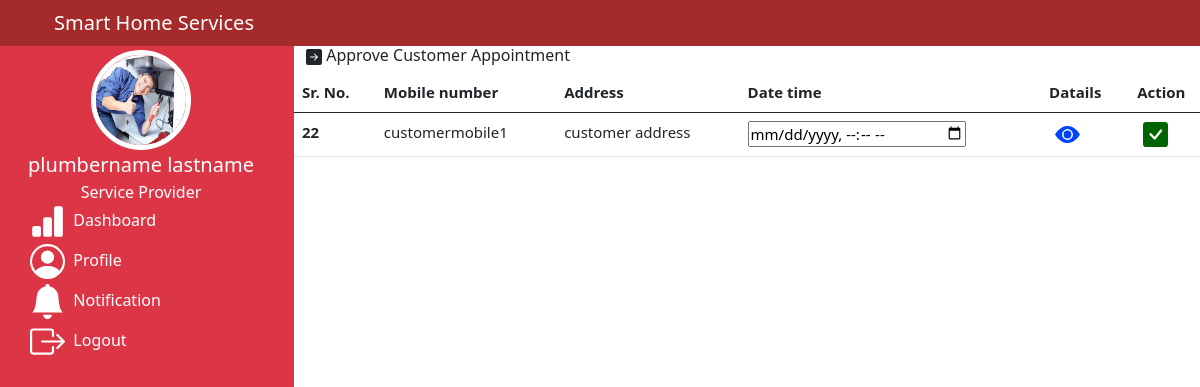
Page /snotifiction.php (signed in) on the committed database.
### tables this page shows
CREATE TABLE `service` (
  `id` int(20) NOT NULL,
  `fname` varchar(30) NOT NULL,
  `lname` varchar(30) NOT NULL,
  `photo` varchar(30) NOT NULL,
  `address` varchar(30) NOT NULL,
  `stype` varchar(30) NOT NULL,
  `sname` varchar(30) NOT NULL,
  `sphoto` varchar(30) NOT NULL,
  `stimefrom` varchar(30) NOT NULL,
  `stimeto` varchar(30) NOT NULL,
  `mobile` varchar(30) NOT NULL,
  `email` varchar(50) DEFAULT NULL,
  `pass` varchar(30) NOT NULL,
  `role` varchar(30) NOT NULL,
  `astatus` int(12) NOT NULL DEFAULT 1
);

CREATE TABLE `appoint` (
  `id` int(6) NOT NULL,
  `spid` varchar(30) NOT NULL,
  `cid` varchar(30) NOT NULL,
  `time` varchar(50) DEFAULT NULL,
  `astatus` varchar(50) DEFAULT NULL
);

CREATE TABLE `customer` (
  `id` int(6) NOT NULL,
  `fname` varchar(30) NOT NULL,
  `lname` varchar(30) NOT NULL,
  `photo` varchar(50) DEFAULT NULL,
  `address` varchar(50) DEFAULT NULL,
  `mobile` varchar(50) DEFAULT NULL,
  `email` varchar(50) DEFAULT NULL,
  `pass` varchar(50) DEFAULT NULL,
  `role` varchar(100) DEFAULT NULL
);

### snotifiction.php (the view, shortened to what this page needs)
<!doctype html>
<html lang="en">
<head>
    <link href="https://cdn.jsdelivr.net/npm/bootstrap@5.0.2/dist/css/bootstrap.min.css" rel="stylesheet"
>
</head>
<body>
    <div class="row sticky-top">
        <div class="col-12">
            <nav class="navbar navbar-expand-lg navbar-dark" style="background-color: brown;">
                <div class="container justify-content-between">
                    <div><a class="navbar-brand" href="service.php">Smart Home Services</a></div>
                </div>
            </nav>
        </div>
    </div>
    <div class="row">
    <div class="col-3 vh-100  bg-danger overflow-auto text-white">
        <div class="row justify-content-around">
        <?php
                  include_once 'includes/conn.php';
                     $aid=$_SESSION['id'];
          $query="select * from service where id='$aid'";
          $result=mysqli_query($conn,$query);
         while ($row=mysqli_fetch_array($result)){
             ?>
                <div class="col-12">
                    <center>
                        <img src=<?= $row['photo']; ?> width="100px" height="100px" alt=""
                            class="rounded-circle border border-white border-5 mt-1">
                    </center>
                </div>
            </div>
            <div class="row  justify-content-around">
                <div class="col-12">
                    <center>
                        <p class="m-0" style="font-size: 20px;"><?= $row['fname']; ?> <?= $row['lname']; ?></p>
                        <p class="m-0 ">Service Provider</p>
                    </center>
                </div>
                <?php } ?>
            </div>
            <div class="menu">
                <a href="service.php"> &nbsp;Dashboard</a>
                <a href="sprofile.php"> &nbsp;Profile</a>
                <a href="snotifiction.php"><svg xmlns="http://www.w3.org/2000/svg" width="35" height="35"
                        fill="currentColor" class="bi bi-bell-fill" viewBox="0 0 16 16">
                        <path
                            d="M8 16a2 2 0 0 0 2-2H6a2 2 0 0 0 2 2zm.995-14.901a1 1 0 1 0-1.99 0A5.002 5.002 0 0 0 3 6c0 1.098-.5 6-2 7h14c-1.5-1-2-5.902-2-7 0-2.42-1.72-4.44-4.005-4.901z" />
                    </svg> &nbsp;Notification</a>
                <a href="logout.php"> &nbsp;Logout</a>
            </div>
        </div>
        <div class="col-9 vh-100 overflow-auto">
            <h6> Approve Customer Appointment</h6>
            <div class="row">
                <table class="table table-hover" style="font-size: 15px;">
                    <thead class="thead-dark">
                        <tr>
                            <th scope="col">Sr. No.</th>
                            <th scope="col">Mobile number</th>
                            <th scope="col">Address</th>
                            <th>Date time</th>
                            <th>Datails</th>
                            <th>Action</th>
                        </tr>
                    </thead>
                    <tbody>
                    <?php
                     include_once 'includes/conn.php';
                     $spid=$_SESSION['id'];
          $query="select * from appoint where astatus='1' and spid='$spid'";
          $result=mysqli_query($conn,$query);
         while ($row=mysqli_fetch_array($result)){
             ?>
                        <tr>
                        <form action="dbopertion.php" method="post" enctype="multipart/form-data">
                            <th scope="row"><?= $row['id']; ?></th>
                            <?php
                     $cid=$row['cid'];
          $query1="select * from customer where id='$cid'";
          $result1=mysqli_query($conn,$query1);
         while ($row1=mysqli_fetch_array($result1)){
             ?><input type='hidden' value=<?= $row1['id']; ?> name='id'>
                            <td><?= $row1['mobile']; ?></td>
                            <td><?= $row1['address']; ?></td>
                            <?php } ?>
                            <td><input type="datetime-local" id="birthdaytime" name="datetime"></td>
                            <td><button style="border:none; background-color:transparent;" type="submit" name="vcd" ></button></td>
                            <td><button style="border:none; background-color:transparent;" type="submit" name="acr"></button></td>
                </form>
                        </tr>
                        <?php } ?>
                    </tbody>
                </table>
            </div>
        </div>
    </div>
</body>
</html>

### snotifiction.php (style rules this page uses)
.menu a { text-decoration: none; display: block; color: white; align-items: center; margin: 0 auto; margin-left: 30px; margin-bottom: 5px; }

### rows in the picture
service: photo (picture), fname "plumbername", lname "lastname"
appoint: id "22"
customer: mobile "customermobile1", address "customer address"
